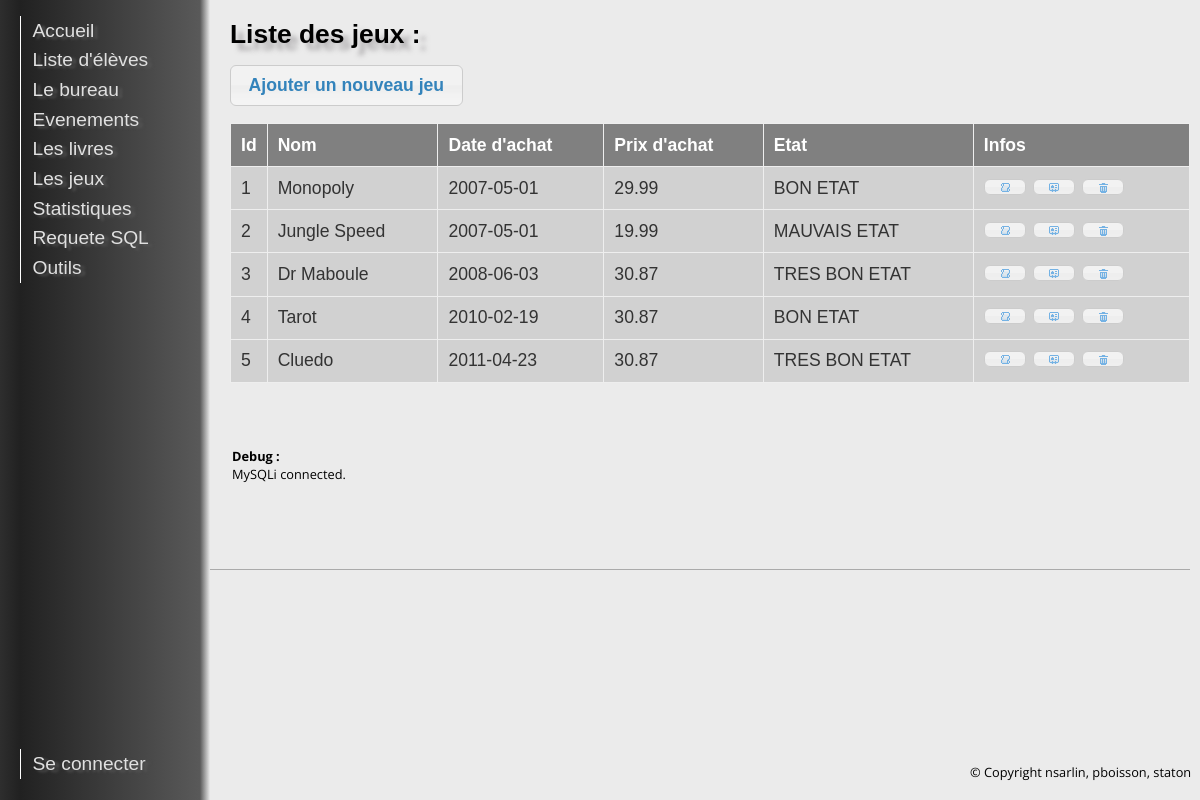
The page /?action=jeux on the database its author committed.
### index.php (called while the page is built, shortened)
<?php
$core = new Core();
$core->showPage();
?>

### src/classes/Jeu.class.php (called while the page is built, shortened)
<?php
class Jeu {
	private static $tableName="JEU";
	public function fetch($result)
	{
		$this->id = $result['id_jeu'];
		$this->nom = $result['nom_jeu'];
		$this->date = $result['date_jeu'];
		$this->prix = $result['prix_jeu'];
		$this->etat = $result['etat'];
	}
	public static function getListe()
	{
		$query = "select * from ".Jeu::$tableName;
		$results = Database::query($query);
		return $results;
	}
}
?>

### src/libs/Database.lib.php (called while the page is built, shortened)
<?php
class Database implements genericInterface {
	private static $base;
	public static $lastResult;
	public static function init() {
		$mysqlDB=Config::$mysqlDB;
		Database::$base = new mysqli($mysqlDB->host, $mysqlDB->user, $mysqlDB->password, "", $mysqlDB->port);
	}
	public static function query($query, $debug=false) {
		$return = Database::$base->query($query);
		Database::$lastResult=$return;
		return $return;
	}
	public static function fetch($result = false)
	{
		if($result==false)
			return Database::$lastResult->fetch_assoc();
		else
			return $result->fetch_assoc();
	}
}
?>

### src/pages/JeuxPage.class.php (the view, shortened to what this page needs)
<?php
class JeuxPage extends Layout{
	public function bodyHTML() {
?>
<div id="liste" class="ui-widget">
    <h1>Liste des jeux :</h1>
	<button id="create-user">Ajouter un nouveau jeu</button>
    <table id="users" class="ui-widget ui-widget-content">
        <thead>
            <tr class="ui-widget-header ">
				<th width="4em">Id</th>
				<th>Nom</th>
				<th>Date d'achat</th>
				<th>Prix d'achat</th>
				<th>Etat</th>
				<th>Infos</th>
            </tr>
        </thead>
        <tbody>
		<?php
			$result=Jeu::getListe();
			if(!($result))
			{
				echo "Erreur de requete : ".Database::errorMsg();
			}
			else
			{
				while($res = Database::fetch($result))
				{
					$jeu = new Jeu($res);
						echo "<tr>";
						echo "<td>".$jeu->id."</td>";
						echo "<td>".$jeu->nom."</td>";
						echo "<td>".$jeu->date."</td>";
						echo "<td>".$jeu->prix."</td>";
						echo "<td>".$jeu->etat."</td>";
						echo "<td>
							<button title='Commentaires' class='bubu_com' onclick='javascript:open_comments(".$jeu->id.")'></button>
							<button title='Editer' class='bubu_edit' onclick='javascript:edit(".$jeu->id.")'></button>
							<button title='Supprimer' class='bubu_del' onclick='javascript:delete_jeu(".$jeu->id.", \"".$jeu->nom."\")'></button>
						</td>";
						echo "</tr>";
				}
			}
		?>
        </tbody>
    </table>
</div>
<br />
		<?php
	}
}
?>

### ressources/style.css (style rules this page uses)
body { font-family: 'Open Sans', sans-serif; background-color:#EBEBEB; }
h1 { font-weight: bold; text-align: left; font-family: 'Arial Black', Gadget, sans-serif; font-size: 1.5em; line-height: 110%; text-shadow: 7px 7.0px 5px rgba(142, 139, 143, 0.7); margin: .6em 0; }
#liste table { display: table; border-collapse: collapse; width: 70%; }
#liste td, th { background-color:#D1D1D1; text-align:center; padding: 10px; overflow: hidden; text-overflow: ellipsis; font-size: 100%; border: 1px solid #808080; }
#liste th { background-color:gray; color:white; border: 2px solid black; }
div#liste { margin: 20px 0; }
div#liste table { margin: 1em 0; border-collapse: collapse; width: 100%; }
div#liste table td, div#liste table th { border: 1px solid #eee; padding: .6em 10px; text-align: left; }

### rows shown on the page
jeu: id_jeu "1", nom_jeu "Monopoly", date_jeu "2007-05-01", prix_jeu "29.99", etat "BON ETAT"
jeu: id_jeu "2", nom_jeu "Jungle Speed", date_jeu "2007-05-01", prix_jeu "19.99", etat "MAUVAIS ETAT"
jeu: id_jeu "3", nom_jeu "Dr Maboule", date_jeu "2008-06-03", prix_jeu "30.87", etat "TRES BON ETAT"
jeu: id_jeu "4", nom_jeu "Tarot", date_jeu "2010-02-19", prix_jeu "30.87", etat "BON ETAT"
jeu: id_jeu "5", nom_jeu "Cluedo", date_jeu "2011-04-23", prix_jeu "30.87", etat "TRES BON ETAT"

### other values the page prints
$string "MySQLi connected."
